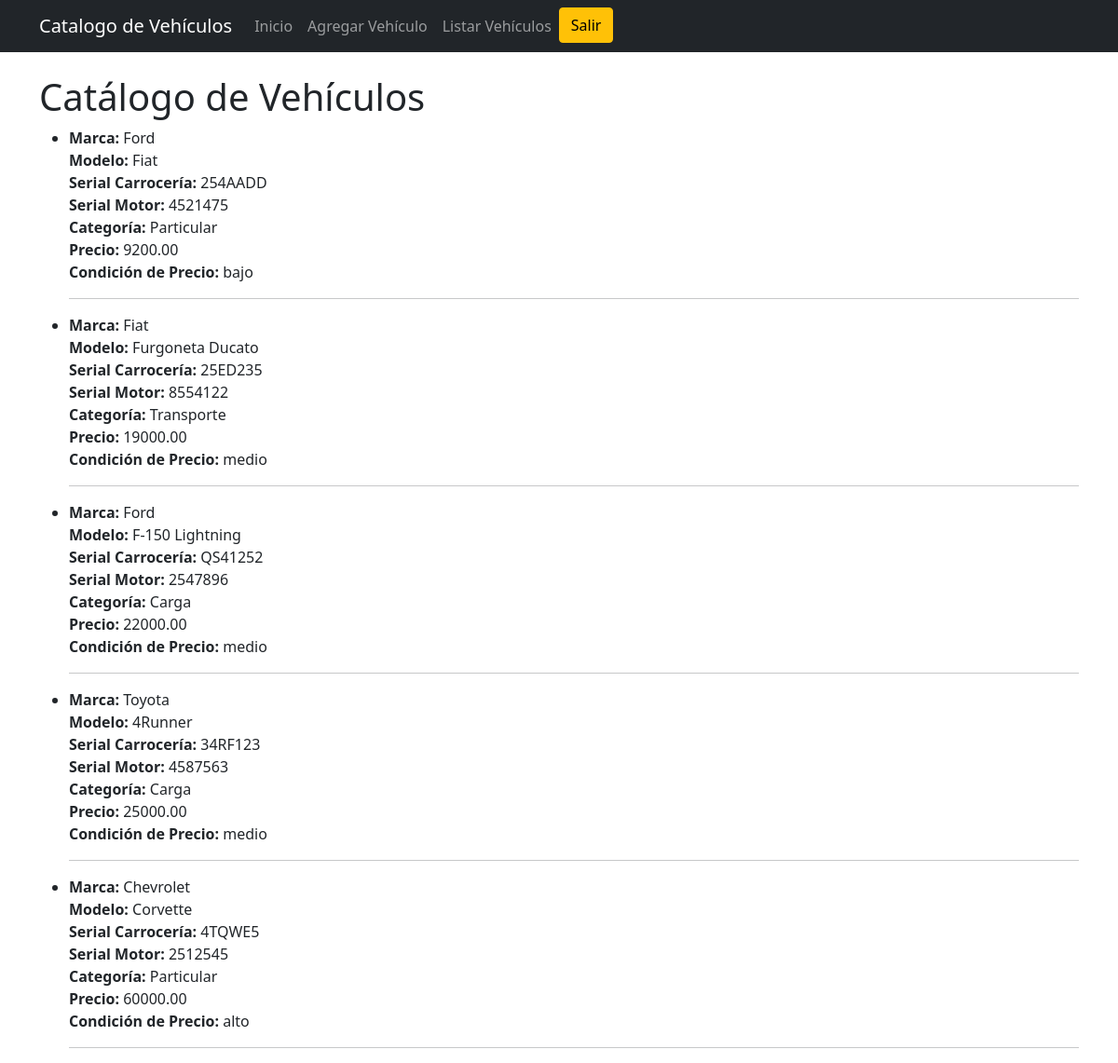
Page /vehiculo/lista_vehiculos/ (signed in) on the committed database.
### vehiculo/models.py (models this page shows, shortened)
class Vehiculo(models.Model):
    MARCA_CHOICES = [
        ('Fiat', 'Fiat'),
        ('Chevrolet', 'Chevrolet'),
        ('Ford', 'Ford'),
        ('Toyota', 'Toyota'),
    ]
    CATEGORIA_CHOICES = [
        ('Particular', 'Particular'),
        ('Transporte', 'Transporte'),
        ('Carga', 'Carga'),
    ]
    marca = models.CharField(max_length=20, choices=MARCA_CHOICES, default='Ford')
    modelo = models.CharField(max_length=100)
    serial_carroceria = models.CharField(max_length=50)
    serial_motor = models.CharField(max_length=50)
    categoria = models.CharField(max_length=20, choices=CATEGORIA_CHOICES, default='Particular')
    precio = models.DecimalField(max_digits=10, decimal_places=2)
    fecha_creacion = models.DateTimeField(auto_now_add=True)
    fecha_modificacion = models.DateTimeField(auto_now=True)

### vehiculo/views.py (the view)
# urls.py: path('lista_vehiculos/', listar, name='lista_vehiculos'),
@login_required
def listar(request):
    vehiculos = Vehiculo.objects.all()
    vehiculos_con_condicion = []
    for vehiculo in vehiculos:
        if vehiculo.precio <= 10000:
            vehiculo.condicion_precio = "bajo"
        elif 10000 < vehiculo.precio <= 30000:
            vehiculo.condicion_precio = "medio"
        else:
            vehiculo.condicion_precio = "alto"
        vehiculos_con_condicion.append(vehiculo)
    return render(request, 'lista_vehiculos.html', {'vehiculos': vehiculos_con_condicion})

### vehiculo/templates/lista_vehiculos.html (shortened to what this page needs)
{% extends 'base.html' %}
{% block content %}
<h1>Catálogo de Vehículos</h1>
{% if vehiculos %}
    <ul>
        {% for vehiculo in vehiculos %}
            <li>
                <strong>Marca:</strong> {{ vehiculo.marca }}<br>
                <strong>Modelo:</strong> {{ vehiculo.modelo }}<br>
                <strong>Serial Carrocería:</strong> {{ vehiculo.serial_carroceria }}<br>
                <strong>Serial Motor:</strong> {{ vehiculo.serial_motor }}<br>
                <strong>Categoría:</strong> {{ vehiculo.categoria }}<br>
                <strong>Precio:</strong> {{ vehiculo.precio }}<br>
                <strong>Condición de Precio:</strong> {{ vehiculo.condicion_precio }}<br>
                <hr>
            </li>
        {% endfor %}
    </ul>
{% else %}
    <p>No hay vehículos registrados.</p>
{% endif %}
{% endblock %}

### vehiculo/templates/base.html (shortened to what this page needs)
<!DOCTYPE html>
<html>
<head>
    {% load static %}
    <link rel="stylesheet" href="{% static 'bootstrap5/css/bootstrap.min.css' %}">
</head>
<body>
    <nav class="navbar navbar-expand-lg navbar-dark bg-dark">
        <div class="container">
            <a class="navbar-brand" href="{% url 'index' %}">Catalogo de Vehículos</a>
            <div class="collapse navbar-collapse" id="navbarNav">
                <ul class="navbar-nav">
                    <li class="nav-item">
                        <a class="nav-link" href="{% url 'index' %}">Inicio</a>
                    </li>
                    {% if perms.vehiculo.add_vehiculo %}
                    <li class="nav-item">
                        <a class="nav-link" href="{% url 'add_vehiculo' %}">Agregar Vehículo</a>
                    </li>
                    {% endif %}
                    <li class="nav-item">
                        <a class="nav-link" href="{% url 'lista_vehiculos' %}">Listar Vehículos</a>
                    </li>
                     <li class="nav-item">
                {% if user.is_authenticated %}
				<a class="btn btn-warning me-2" href="{% url 'logout' %}">Salir</a>
                {% else %}
				<a class="btn btn-warning" href="{% url 'registro_usuario' %}">Registrarse</a>
                {% endif %}
         </li>
                </ul>
            </div>
        </div>
    </nav>
    <div class="container mt-4">
        {% block content %}
        {% endblock %}
    </div>
</body>
</html>

### rows in the picture
Vehiculo: marca "Ford", modelo "Fiat", serial_carroceria "254AADD", serial_motor "4521475", categoria "Particular", precio "9200.00", condicion_precio "bajo"
Vehiculo: marca "Fiat", modelo "Furgoneta Ducato", serial_carroceria "25ED235", serial_motor "8554122", categoria "Transporte", precio "19000.00", condicion_precio "medio"
Vehiculo: marca "Ford", modelo "F-150 Lightning", serial_carroceria "QS41252", serial_motor "2547896", categoria "Carga", precio "22000.00", condicion_precio "medio"
Vehiculo: marca "Toyota", modelo "4Runner", serial_carroceria "34RF123", serial_motor "4587563", categoria "Carga", precio "25000.00", condicion_precio "medio"
Vehiculo: marca "Chevrolet", modelo "Corvette", serial_carroceria "4TQWE5", serial_motor "2512545", categoria "Particular", precio "60000.00", condicion_precio "alto"
